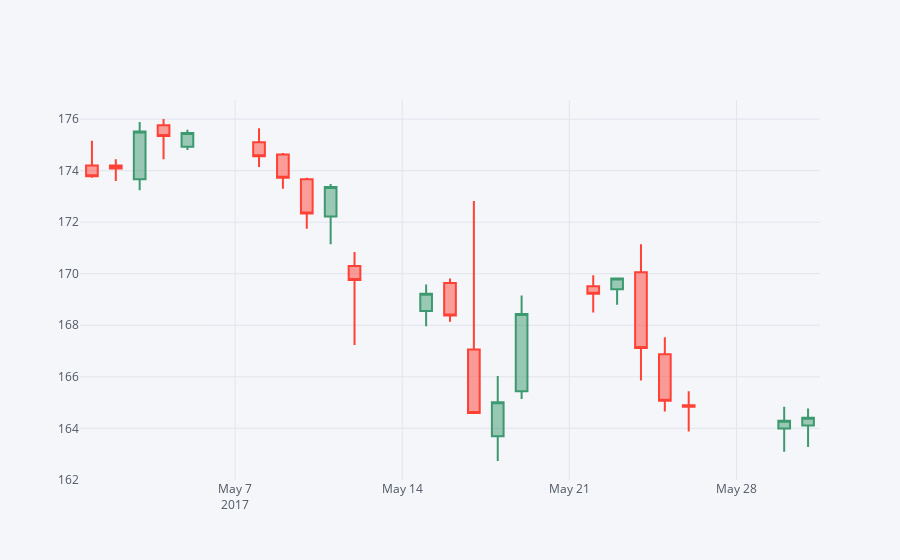

The notebook cell saved with this chart:
### Code cell
ge=df.swaplevel(axis=1).GE.copy()
ge.loc['5-2017'].iplot(kind="candle")

### Figure 1 — Plotly figure (JSON) as saved in the notebook; plotly's stock layout.template omitted (floating-point values rounded to 4 significant figures)
{"data": [{"close": [173.8, 174.1, 175.5, 175.3, 175.5, 174.6, 173.7, 172.3, 173.4, 169.8, 169.2, 168.4, 164.6, 165.0, 168.4, 169.2, 169.8, 167.1, 165.1, 164.8, 164.3, 164.4], "high": [175.2, 174.4, 175.9, 176.0, 175.6, 175.6, 174.7, 173.7, 173.5, 170.8, 169.6, 169.8, 172.8, 166.0, 169.2, 169.9, 169.8, 171.1, 167.5, 165.4, 164.8, 164.8], "low": [173.7, 173.6, 173.2, 174.4, 174.8, 174.1, 173.3, 171.7, 171.1, 167.2, 168.0, 168.1, 164.6, 162.7, 165.1, 168.5, 168.8, 165.9, 164.7, 163.9, 163.1, 163.3], "open": [174.2, 174.2, 173.7, 175.8, 174.9, 175.1, 174.6, 173.7, 172.2, 170.3, 168.6, 169.6, 167.1, 163.7, 165.4, 169.5, 169.4, 170.1, 166.9, 164.9, 164.0, 164.1], "showlegend": false, "type": "candlestick", "x": ["2017-05-01", "2017-05-02", "2017-05-03", "2017-05-04", "2017-05-05", "2017-05-08", "2017-05-09", "2017-05-10", "2017-05-11", "2017-05-12", "2017-05-15", "2017-05-16", "2017-05-17", "2017-05-18", "2017-05-19", "2017-05-22", "2017-05-23", "2017-05-24", "2017-05-25", "2017-05-26", "2017-05-30", "2017-05-31"], "yaxis": "y2"}], "layout": {"legend": {"bgcolor": "#F5F6F9", "font": {"color": "#4D5663"}}, "paper_bgcolor": "#F5F6F9", "plot_bgcolor": "#F5F6F9", "title": {"font": {"color": "#4D5663"}}, "xaxis": {"gridcolor": "#E1E5ED", "rangeslider": {"visible": false}, "showgrid": true, "tickfont": {"color": "#4D5663"}, "title": {"font": {"color": "#4D5663"}, "text": ""}, "zerolinecolor": "#E1E5ED"}, "yaxis": {"gridcolor": "#E1E5ED", "showgrid": true, "showticklabels": false, "tickfont": {"color": "#4D5663"}, "title": {"font": {"color": "#4D5663"}, "text": ""}, "zerolinecolor": "#E1E5ED"}, "yaxis2": {"gridcolor": "#E1E5ED", "showgrid": true, "tickfont": {"color": "#4D5663"}, "title": {"font": {"color": "#4D5663"}, "text": ""}, "zerolinecolor": "#E1E5ED"}}}
